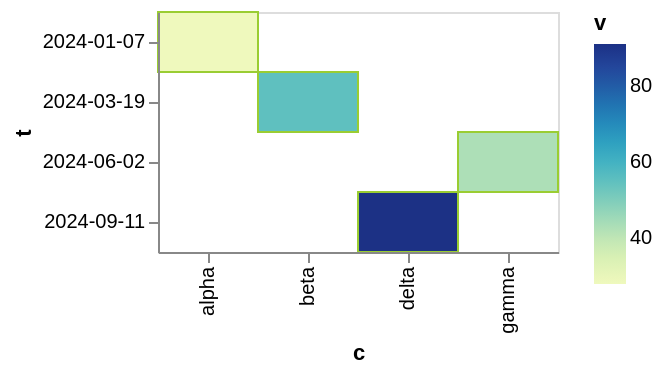

Vega-Lite specification for this chart:
### Vega-Lite specification from a JSON file in a GitHub repository (floating-point values rounded to 4 significant figures)
{"$schema": "https://vega.github.io/schema/vega-lite/v6.json", "width": 200, "height": 120, "data": {"values": [{"c": "alpha", "v": 28, "w": 3, "t": "2024-01-07"}, {"c": "beta", "v": 55, "w": 7, "t": "2024-03-19"}, {"c": "gamma", "v": 43, "w": 5, "t": "2024-06-02"}, {"c": "delta", "v": 91, "w": 9, "t": "2024-09-11"}]}, "mark": {"type": "rect", "stroke": "yellowgreen"}, "encoding": {"x": {"field": "c", "type": "nominal"}, "y": {"field": "t", "type": "ordinal"}, "color": {"field": "v", "type": "quantitative"}}}
